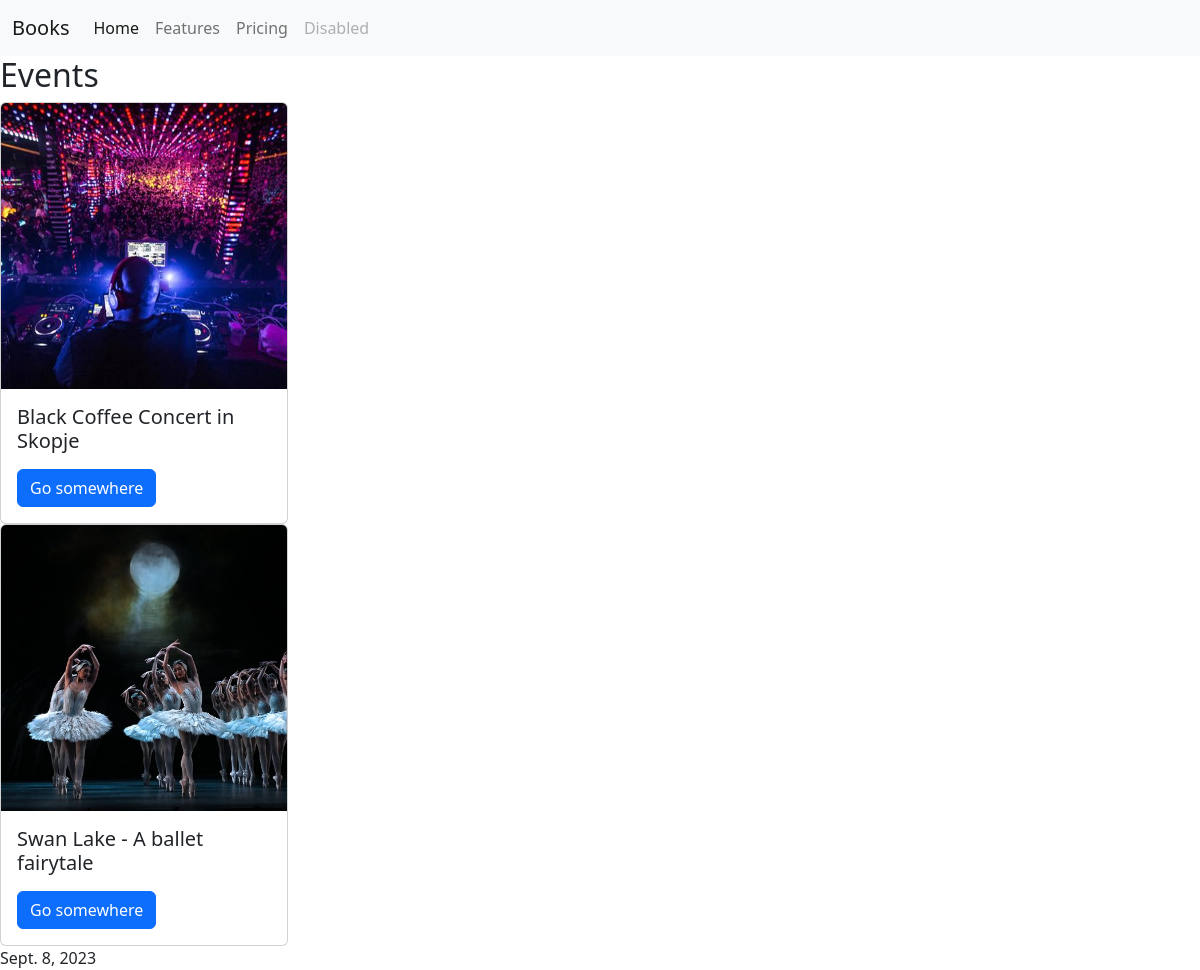
The page / on the database its author committed.
### events/models.py (models this page shows, shortened)
class Event(models.Model):
	title = models.CharField(max_length=100)
	description = models.TextField(null=True, blank=True)
	cover_image = models.ImageField(upload_to="cover_images/", null=True, blank=True)
	author = models.ForeignKey(Artist, on_delete=models.CASCADE)
	date = models.DateField(default=datetime.date.today , null=False, blank=True)
	image1 = models.ImageField(upload_to="cover_images/", null=True, blank=True)
	image2 = models.ImageField(upload_to="cover_images/", null=True, blank=True)
	image3 = models.ImageField(upload_to="cover_images/", null=True, blank=True)

### events/views.py (the view)
# urls.py: path('', index, name="index"),
def index(request):
	queryset = Event.objects.all()
	context = {"events": queryset, "Date": datetime.now().date()}
	return render(request, "index.html", context=context)

### events/templates/index.html (shortened to what this page needs)
{% extends "base_generic.html" %}
{% block content %}
<h2>Events</h2>
    <div id="cards">
	{% for event in events %}
		<div class="card" style="width: 18rem;">
  		<img src="{{MEDIA_URL}}{{event.cover_image.url}}" class="card-img-top" alt="...">
  		<div class="card-body">
    		<h5 class="card-title">{{event.title}}</h5>
    		<a href="events/details/{{event.title}}" class="btn btn-primary">Go somewhere</a>
  		</div>
		</div>
	{% endfor %}
</div>
    {{ Date }}
{% endblock %}

### events/templates/base_generic.html (shortened to what this page needs)
<!DOCTYPE html>
<html lang="en">
<head>
    <link href="https://cdn.jsdelivr.net/npm/bootstrap@5.2.0-beta1/dist/css/bootstrap.min.css" rel="stylesheet">
</head>
<body>
    <nav class="navbar navbar-expand-lg bg-light">
        <div class="container-fluid">
            <a class="navbar-brand" href="">Books</a>
            <div class="collapse navbar-collapse" id="navbarNav">
                <ul class="navbar-nav">
                    <li class="nav-item">
                        <a class="nav-link active" aria-current="page" href="{% url 'index' %}">Home</a>
                    </li>
                    <li class="nav-item">
                        <a class="nav-link" href="#">Features</a>
                    </li>
                    <li class="nav-item">
                        <a class="nav-link" href="#">Pricing</a>
                    </li>
                    <li class="nav-item">
                        <a class="nav-link disabled">Disabled</a>
                    </li>
                </ul>
            </div>
        </div>
    </nav>
    {% block content %}{% endblock %}
</body>
</html>

### rows shown on the page
Event: cover_image (picture), title "Black Coffee Concert in Skopje"
Event: cover_image (picture), title "Swan Lake - A ballet fairytale", date "Sept. 8, 2023"
